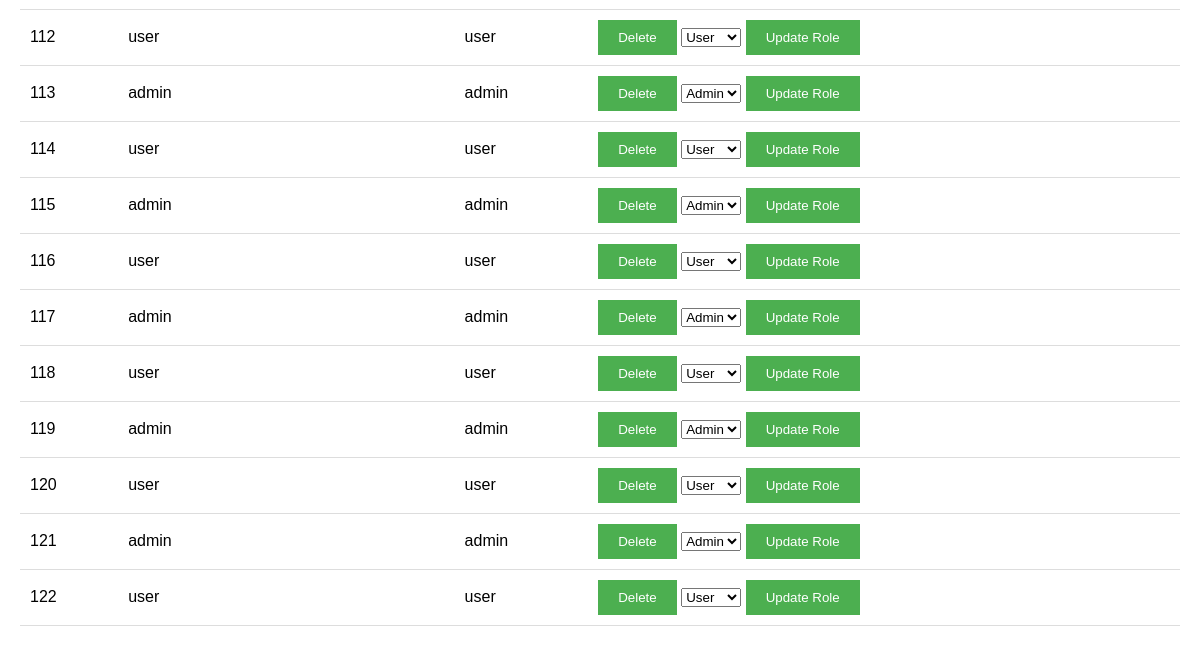
Page /frontend/src/index.php (lower part) on the earlier database version.
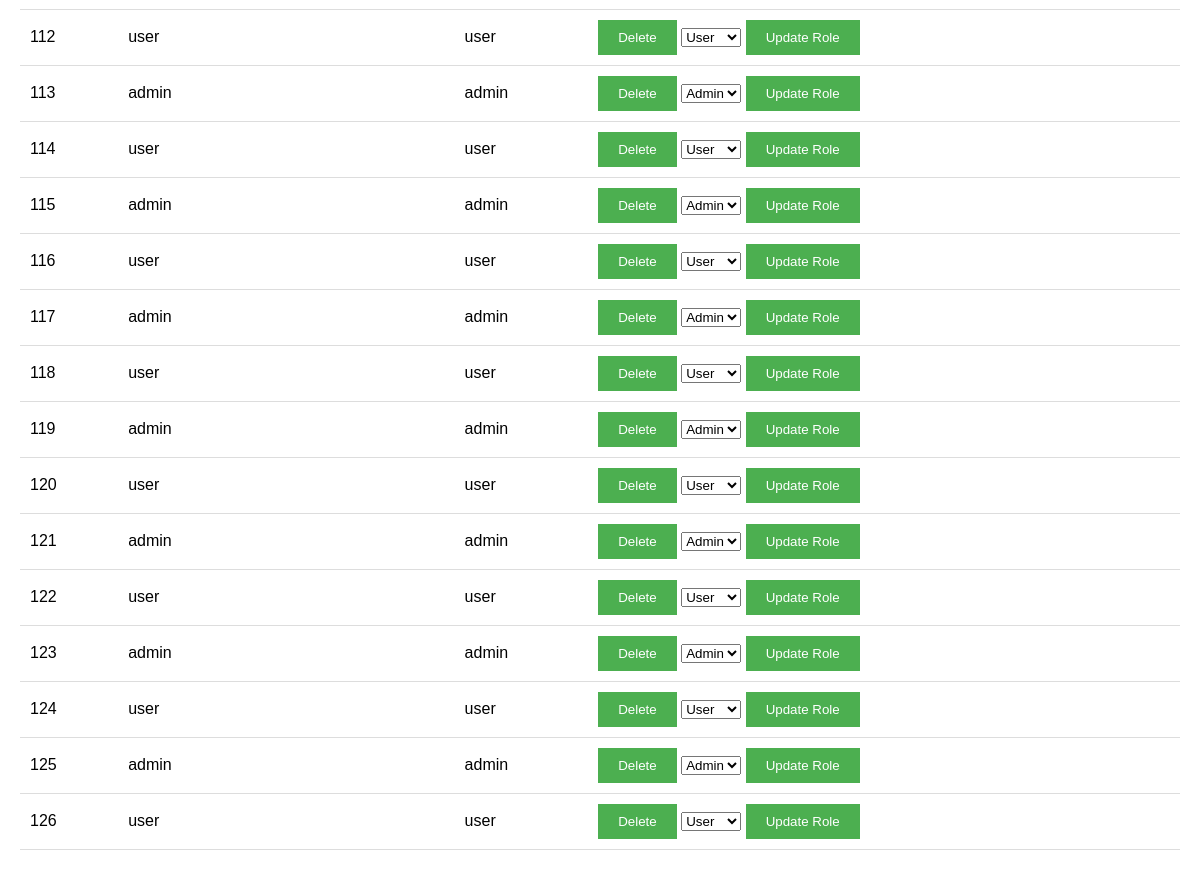
Same page on the later database version.
### tables this page shows
CREATE TABLE users (
        id INTEGER PRIMARY KEY AUTOINCREMENT,
        username TEXT NOT NULL,
        password TEXT NOT NULL,
        role TEXT NOT NULL
    );

### frontend/src/index.php (the view, shortened to what this page needs)
<?php
include 'config.php';
$sql = "SELECT * FROM users";
$result = $conn->query($sql);
?>
<!DOCTYPE html>
<html lang="en">
<head>
    <link rel="stylesheet" href="styles.css">
</head>
<body>
    <table>
        <?php
        while ($row = $result->fetchArray(SQLITE3_ASSOC)) {
            echo "<tr>
                    <td>{$row['id']}</td>
                    <td>{$row['username']}</td>
                    <td>{$row['email']}</td>
                    <td>{$row['role']}</td>
                    <td>
                        <form action='Dashboard.php' method='post' style='display:inline;'>
                            <input type='hidden' name='delete_user' value='1'>
                            <input type='hidden' name='user_id' value='{$row['id']}'>
                            <button type='submit'>Delete</button>
                        </form>
                        <form action='Dashboard.php' method='post' style='display:inline;'>
                            <input type='hidden' name='update_role' value='1'>
                            <input type='hidden' name='user_id' value='{$row['id']}'>
                            <select name='role'>
                                <option value='user' " . ($row['role'] == 'user' ? 'selected' : '') . ">User</option>
                                <option value='admin' " . ($row['role'] == 'admin' ? 'selected' : '') . ">Admin</option>
                            </select>
                            <button type='submit'>Update Role</button>
                        </form>
                    </td>
                  </tr>";
        }
        ?>
    </table>
</body>
</html>

### frontend/src/styles.css (style rules this page uses)
body { font-family: Arial, sans-serif; margin: 20px; }
table { width: 100%; border-collapse: collapse; }

Differences in the rows shown:
added users: id "123", username "admin", role "admin", role "Admin"
added users: id "124", username "user", role "user", role "User"
added users: id "125", username "admin", role "admin", role "Admin"
added users: id "126", username "user", role "user", role "User"
